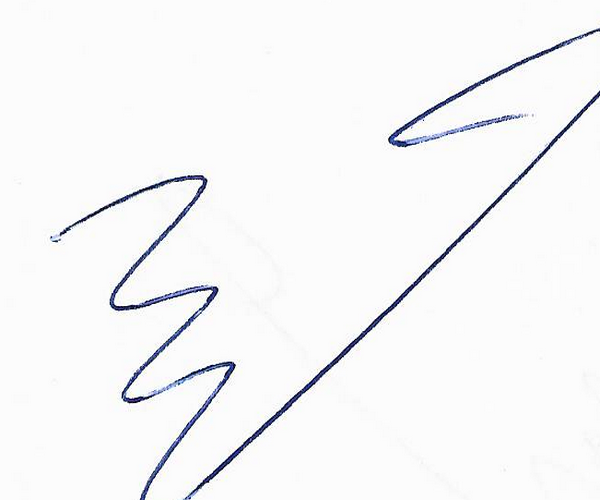
#> input picture python_outputs/dummy_other_group/contour/a_(101)/1.png, 600 x 500 px; its folder holds only this picture in this run
$ python validate_roi.py
#> lines starting #> are read from the running program, lines starting #| are printed output that depends on the picture; after the words box and inside, x2 and y2 are one past the last pixel; in counts of white or black regions, pixels touching at a corner belong together
from pathlib import Path
import json
import cv2
import os
import numpy as np

ROOT = Path(__file__).parent
GROUP = ROOT / 'dummy_other_group'
CONTOUR = GROUP / 'contour'
FEATURE_READY = GROUP / 'feature_ready'
OUT = ROOT / 'roi_validation'
OUT.mkdir(parents=True, exist_ok=True)

results = {}

for class_dir in sorted(CONTOUR.iterdir()):
    if not class_dir.is_dir():
        continue
    rel_class = class_dir.name
    out_class = OUT / rel_class
    out_class.mkdir(parents=True, exist_ok=True)
    results[rel_class] = {}
    for img_path in sorted(class_dir.iterdir()):
        if not img_path.is_file():
            continue
        name = img_path.name
        contour_img = cv2.imread(str(img_path), cv2.IMREAD_GRAYSCALE)
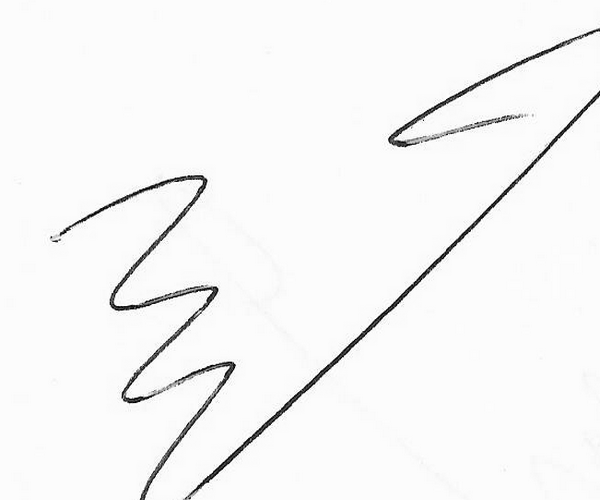
#> contour_img: shape (500, 600); min 0, max 255, mean 246.5
        if contour_img is None:
            print(f"[WARN] unable to read {img_path}")
            continue
        # Threshold to isolate dark ink from the white background.
        # The contour artifacts are grayscale signature images, so non-zero != foreground.
        blurred = cv2.GaussianBlur(contour_img, (5, 5), 0)
        _, mask = cv2.threshold(blurred, 0, 255, cv2.THRESH_BINARY_INV + cv2.THRESH_OTSU)
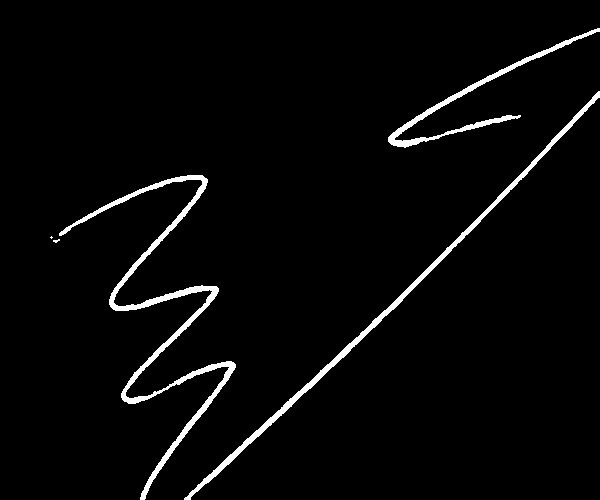
#> mask: shape (500, 600); 3% white; 5 white regions (2 under 20 px), largest, box (x1, y1, x2, y2) and area: (59, 175, 236, 500) 4309, (184, 91, 600, 500) 3004, (388, 28, 600, 148) 1794
        kernel = np.ones((3, 3), np.uint8)
        mask = cv2.morphologyEx(mask, cv2.MORPH_OPEN, kernel, iterations=1)
#> mask: shape (500, 600); 3% white; 6 white regions, box (x1, y1, x2, y2) and area: (184, 91, 600, 500) 3004, (73, 175, 219, 404) 2998, (388, 28, 600, 147) 1439, (140, 361, 236, 500) 1219, (445, 115, 515, 135) 323, (59, 226, 71, 236) 57
        mask = cv2.morphologyEx(mask, cv2.MORPH_CLOSE, kernel, iterations=1)
#> mask: shape (500, 600); 3% white; 6 white regions

        # find contours on the ink mask
        contours, _ = cv2.findContours(mask, cv2.RETR_EXTERNAL, cv2.CHAIN_APPROX_SIMPLE)
#> contours = 6 contours; box (x1, y1, x2, y2) and area: (184, 91, 600, 500) 2564, (73, 175, 219, 404) 2482, (388, 28, 600, 147) 1180, (140, 361, 236, 500) 1021, (445, 115, 515, 135) 252, (59, 226, 71, 236) 42
        h, w = contour_img.shape[:2]
#> h = 500; w = 600
        if contours:
            filtered = [c for c in contours if cv2.contourArea(c) >= 20]
#> filtered has the same summary as contours
            target_contours = filtered if filtered else contours
#> target_contours has the same summary as contours
            largest = max(target_contours, key=cv2.contourArea)
#> largest = contour of 191 points, box (x1, y1, x2, y2) (184, 91, 600, 500), area 2564
            x, y, ww, hh = cv2.boundingRect(largest)
#> x = 184; y = 91; ww = 416; hh = 409
        else:
            x, y, ww, hh = 0, 0, w, h
        results[rel_class][name] = [int(x), int(y), int(ww), int(hh)]

        # create overlay BGR
        overlay = cv2.cvtColor(contour_img, cv2.COLOR_GRAY2BGR)
        cv2.rectangle(overlay, (x, y), (x+ww, y+hh), (0,0,255), 2)
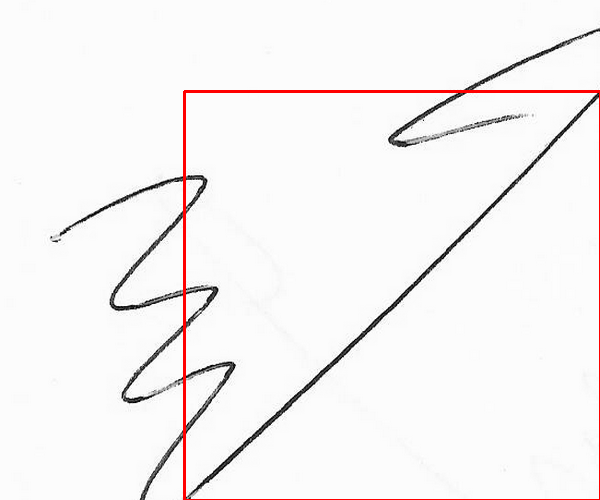
#> overlay: shape (500, 600, 3); mean B, G, R 243.8, 243.8, 246.6
        # visualize detected ink mask for comparison
        mask_bgr = cv2.cvtColor(mask, cv2.COLOR_GRAY2BGR)
#> mask_bgr: shape (500, 600, 3); 3% white; 6 white regions, box (x1, y1, x2, y2) and area: (184, 91, 600, 500) 3004, (73, 175, 219, 404) 3000, (388, 28, 600, 147) 1442, (140, 361, 236, 500) 1223, (445, 115, 515, 135) 324, (59, 226, 71, 236) 57

        # save overlay
        overlay_path = out_class / f"{name.replace('.png','')}_overlay.png"
        cv2.imwrite(str(overlay_path), overlay)

        mask_path = out_class / f"{name.replace('.png','')}_mask.png"
        cv2.imwrite(str(mask_path), mask_bgr)

        # save cropped ROI
        crop = contour_img[y:y+hh, x:x+ww]
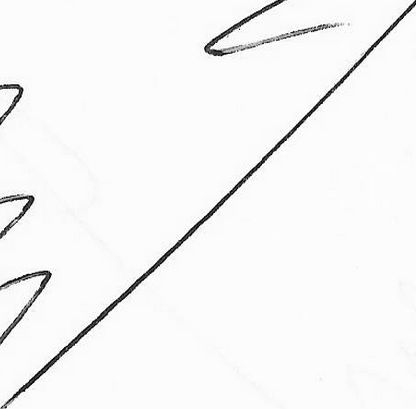
#> crop: shape (409, 416); min 0, max 255, mean 246
        crop_path = out_class / f"{name.replace('.png','')}_crop.png"
        cv2.imwrite(str(crop_path), crop)

        # also copy feature_ready if exists
        feature_ready_path = FEATURE_READY / rel_class / name
        if feature_ready_path.exists():
            fr = cv2.imread(str(feature_ready_path), cv2.IMREAD_GRAYSCALE)
            if fr is not None:
                fr_out_path = out_class / f"{name.replace('.png','')}_featureready.png"
                cv2.imwrite(str(fr_out_path), fr)
#> pass 2 of the loop `for class_dir in sorted(CONTOUR.iterdir()):`:
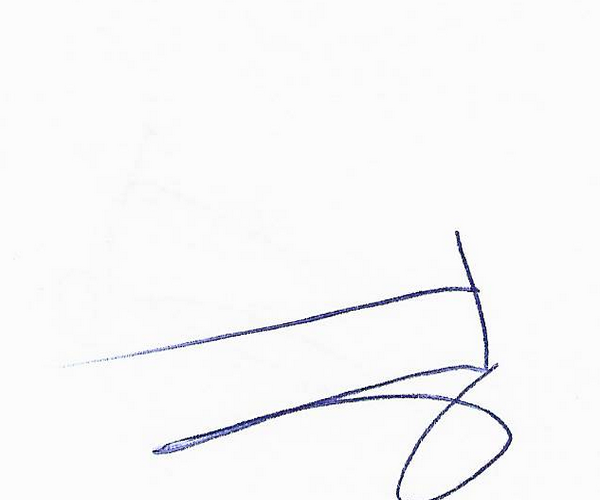
#> input picture python_outputs/dummy_other_group/contour/a_(102)/1.png, 600 x 500 px
#> `_, mask = cv2.threshold(blurred, 0, 255, cv2.THRESH_BINARY_INV + cv2.T..`:
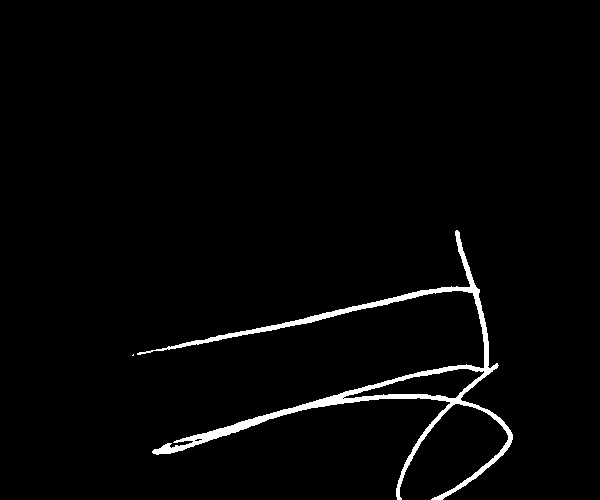
#> mask: shape (500, 600); 2.2% white; 2 white regions (1 under 20 px), largest, box (x1, y1, x2, y2) and area: (137, 230, 513, 500) 6482
#> contours = 1 contour; box (x1, y1, x2, y2) and area: (153, 231, 513, 500) 7244
#> filtered has the same summary as contours
#> target_contours has the same summary as contours
#> largest = contour of 959 points, box (x1, y1, x2, y2) (153, 231, 513, 500), area 7244
#> x = 153; y = 231; ww = 360; hh = 269
#> mask_bgr: shape (500, 600, 3); 2.1% white; 1 white region, box (x1, y1, x2, y2) and area: (153, 231, 513, 500) 6419
#> `crop = contour_img[y:y+hh, x:x+ww]`:
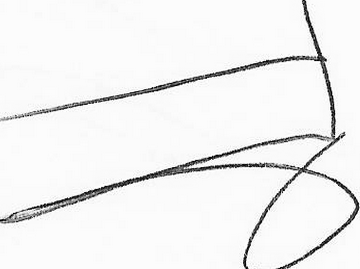
#> crop: shape (269, 360); min 0, max 255, mean 240.9

print('[INFO] Done. Writing results.json')
with open(OUT / 'results.json','w',encoding='utf-8') as f:
    json.dump(results, f, indent=2)

print('[INFO] ROI validation completed. Outputs saved to:', OUT)
